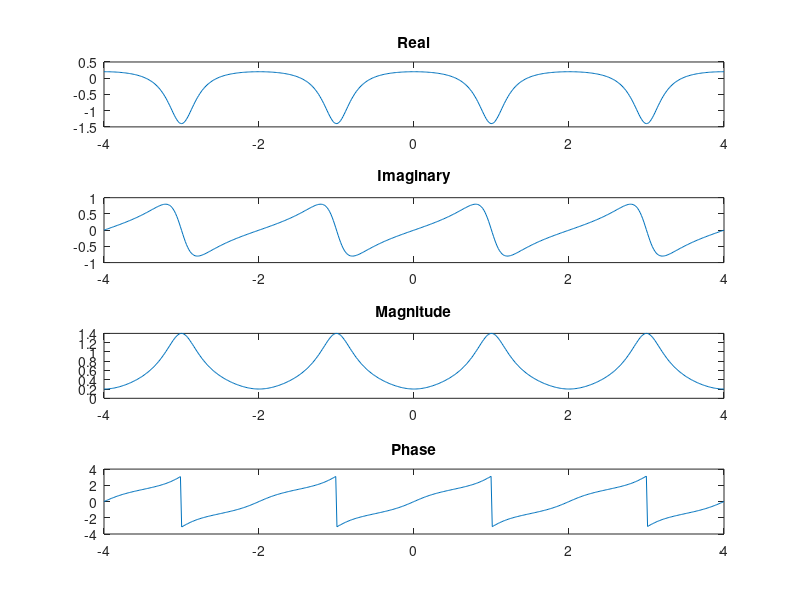

The MATLAB script that drew this image:
%LAB TASK 2
%LINEAR PROPERTY OF DTFT

clc;
clear all;
close all;
A=[1 2];
B=[1 -0.4];
w=-4*pi:8*pi/511:4*pi;
h=freqz(B,A,w);
subplot(411)
plot(w/pi,real(h))
title('Real')
subplot(412)
plot(w/pi,imag(h))
title('Imaginary')
subplot(413)
plot(w/pi,abs(h))
title('Magnitude')
subplot(414)
plot(w/pi,angle(h))
title('Phase')
